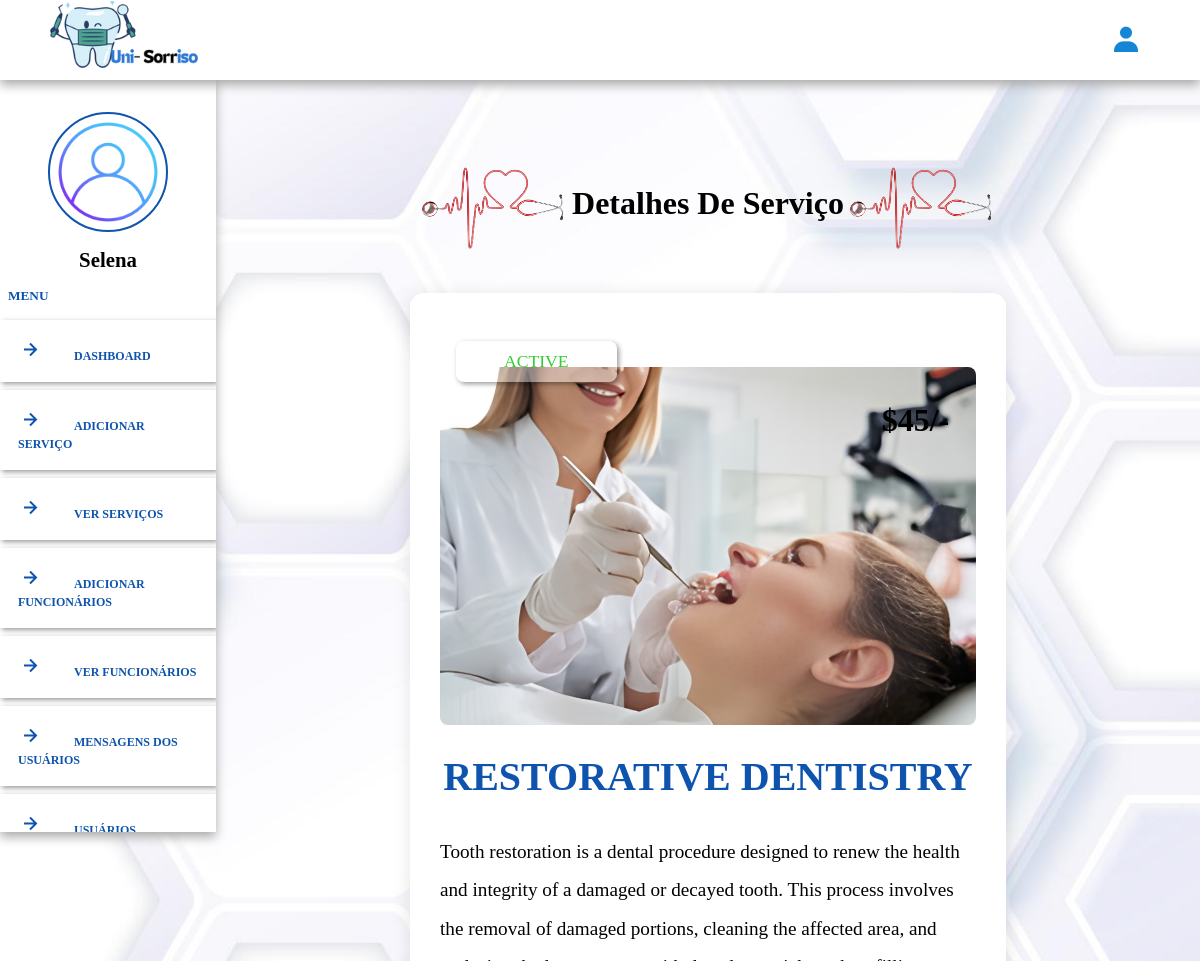
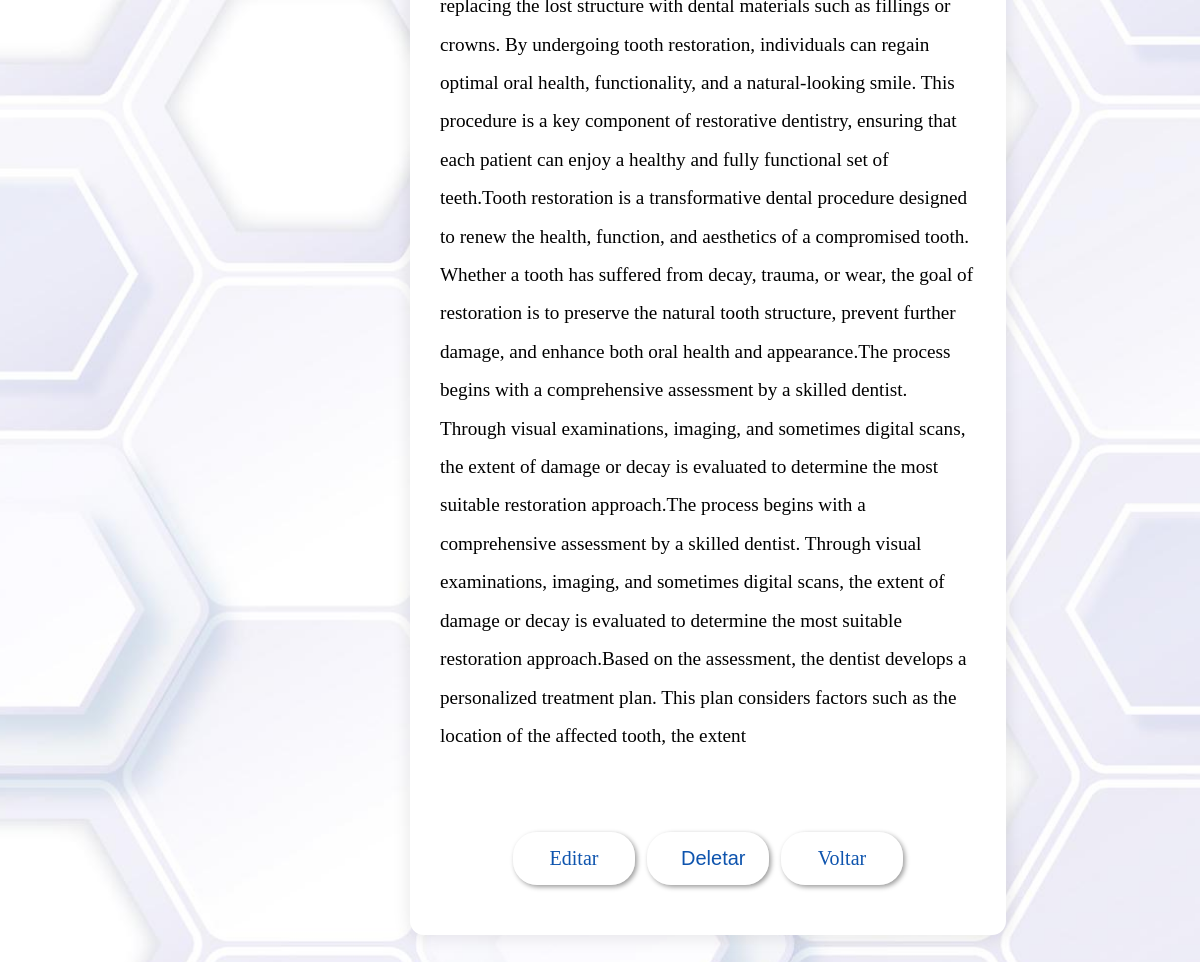
/admin/read_service.php?post_id=EvUbp4gDFXeUL6lEjxRu (signed in), run on the app's committed database (2 pictures, top to bottom).
### tables this page shows
CREATE TABLE `services` (
  `id` varchar(255) NOT NULL,
  `name` varchar(255) NOT NULL,
  `price` varchar(255) NOT NULL,
  `image` varchar(255) NOT NULL,
  `service_detail` varchar(1500) NOT NULL,
  `status` varchar(100) NOT NULL
);

### admin/read_service.php (the view, shortened to what this page needs)
<?php
    include_once('../componentes/conect.php');
    $admin_id = $_COOKIE['admin_id'] ?? '';
    $get_id = $_GET['post_id'];
?>
<!doctype html>
<html lang="pt-br">
    <head>
        <link rel="stylesheet" href="https://cdnjs.cloudflare.com/ajax/libs/font-awesome/6.4.0/css/all.min.css">
        <link rel="stylesheet" href="https://cdn.jsdelivr.net/npm/boxicons@latest/css/boxicons.min.css">
        <link rel="stylesheet" type="text/css" href="../css/admi_style.css?v=<?php echo time(); ?>">
    </head>
    <body style="padding-left:0;">
        <div class="main-container">
            <?php include_once('../admin/admin_header.php'); ?>
            <section class="read-container">
                <div class="heading">
                    <h1><img src="../images/separator.png">Detalhes de Serviço<img src="../images/separator.png"></h1>
                </div>
                <div class="box-container">
                    <?php
                        $select_service  = $conn->prepare("SELECT * FROM `services` WHERE id = ?");
                        $select_service->execute([$get_id]);
                        if($select_service->rowCount() > 0){
                            while($fetch_services = $select_service->fetch(PDO::FETCH_ASSOC)){
                    ?>
                    <form action ="" method="post" class="box">
                        <div class="status" style="color: <?= ($fetch_services['status'] == 'active') ? 'limegreen' : 'red'; ?>;">
                    <?= htmlspecialchars($fetch_services['status']) ?>
                            </div>
                            <?php if (!empty($fetch_services['image'])) { ?>
                                <img src="../uploaded_files/services/<?= htmlspecialchars($fetch_services['image']) ?>" class="image">
                            <?php } ?>
                            <p class="price">$<?= htmlspecialchars($fetch_services['price']) ?>/-</p>
                            <div class ="name"><?= htmlspecialchars($fetch_services['name']) ?></div>
                            <div class ="content"><?= htmlspecialchars($fetch_services['service_detail']) ?></div>
                            <div class="flex-btn">
                             <a href="edit_service.php?id=<?= $fetch_services['id']; ?>" class="btn">editar</a>
                            <button type="submit" name="delete" class="btn" onclick="return confirm('delete this service');">deletar</button>
                            <a href="/dentista/admin/view_services.php" class="btn">Voltar</a>
                            </div>
                    </form>
                    <?php
                            }
                        }
                    ?>
                </div>
            </section>
        </div>
    </body>
</html>

### admin/admin_header.php (shortened to what this page needs)
<header>
  <div class="logoo">
    <img src="../images/beng.png" width="150">
  </div>
  <div class="right">
    <div class="bx bxs-user" id="user-btn"></div>
  </div>
</header>
<div class="side-container">
  <div class="sidebar">
    <?php
    if (!empty($admin_id)) {
        $select_admin = $conn->prepare("SELECT * FROM `admin` WHERE id = ?");
        $select_admin->execute([$admin_id]);
        if ($select_admin->rowCount() > 0) {
            $fetch_profile = $select_admin->fetch(PDO::FETCH_ASSOC);
            echo '<div class="profile">';
            echo '<img src="../uploaded_files/perfil.png" width="150" alt="Foto de perfil" class="logo-img">';
            echo '<p class="admin-name" style="margin-top:1rem;">' . htmlspecialchars($fetch_profile['name']) . '</p>';
            echo '</div>';
        } else {
            echo '<p>Admin não encontrado!</p>';
        }
    } else {
        echo '<p>ID do admin está vazio!</p>';
    }
    ?>
    <h5>Menu</h5>
    <ul>
      <li><a href="dashboard.php"><i class="bx bx-right-arrow-alt"></i>Dashboard</a></li>
      <li><a href="add_service.php"><i class="bx bx-right-arrow-alt"></i>Adicionar Serviço</a></li>
      <li><a href="view_services.php"><i class="bx bx-right-arrow-alt"></i>Ver Serviços</a></li>
      <li><a href="add_employee.php"><i class="bx bx-right-arrow-alt"></i>Adicionar Funcionários</a></li>
      <li><a href="view_employee.php"><i class="bx bx-right-arrow-alt"></i>Ver Funcionários</a></li>
      <li><a href="admin_message.php"><i class="bx bx-right-arrow-alt"></i>Mensagens dos usuários</a></li>
       <li><a href="user_account.php"><i class="bx bx-right-arrow-alt"></i>Usuários</a></li>
    </ul>
  </div>
</div>

### data on the page
services: status "ACTIVE", image (picture), price "45", name "RESTORATIVE DENTISTRY", service_detail "Tooth restoration is a dental procedure designed to renew the health and integrity of a damaged or decayed tooth. This process involves the removal of damaged portions, cleaning the affected area, and replacing the lost structure with dental materials such as fillings or crowns. By undergoing tooth restoration, individuals can regain optimal oral health, functionality, and a natural-looking smile. This procedure is a key component of restorative dentistry, ensuring that each patient can enjoy a healthy and fully functional set of teeth.Tooth restoration is a transformative dental procedure designed to renew the health, function, and aesthetics of a compromised tooth. Whether a tooth has…"

### other printed values
$fetch_profile['name'] "Selena"
